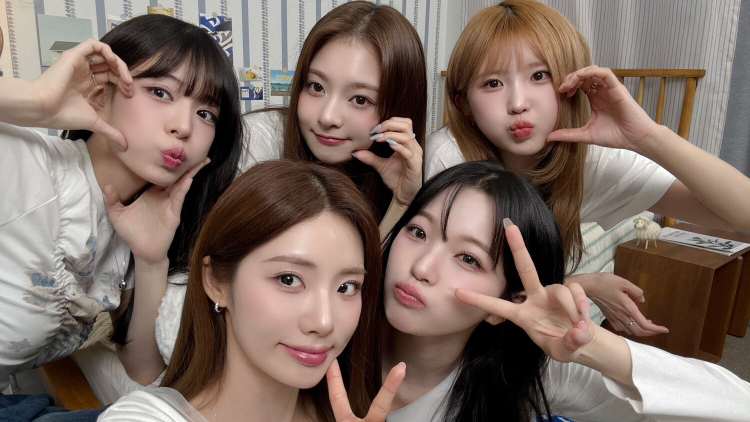
#> input picture numpy/girls.jpg, 1500 x 844 px (shown at 1/2 size)
$ jupyter execute --allow-errors 0202numpy.ipynb
#> lines starting #> are read from the running program, lines starting #| are printed output that depends on the picture
[cell 1]
import numpy as np
import matplotlib.pyplot as plt
import cv2

# image format
# raw 데이터 포맷 비압축
#  - numpy로 바로 편집 가능
# jpeg, png ..... 압축
#    -zip처럼 압축된 이미지

# raw 데이터 포맷
#   gray(H, W), RGB(H, W, C)

[cell 2]
a = np.zeros((4,5), np.uint8)
a[1,2] = 255
plt.imshow(a, cmap='gray')

a[:,1] = 255
plt.imshow(a, cmap='gray')

a[2,:] = 128
plt.imshow(a, cmap='gray')


a[3,[0,2,3]] = 64
plt.imshow(a, cmap='gray')
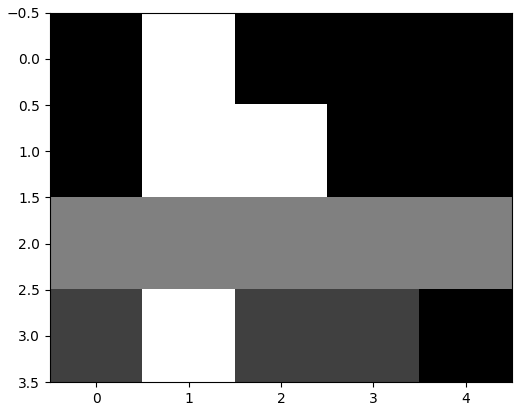
#> figure drawn by matplotlib, 1 panel

[cell 3]
cv2.imwrite('test.jpg', a)

[cell 4]
b = np.array([1,2,3])
b[:] = 100
b[2:] = 10
b[[True, False, True]] = 3
b[[0,1]]

[cell 5]
b = np.array([3,7,2,5,9])

# 짝수만 가져오기?

#boolean indexing
even = b[b % 2 == 0]
print(even)

even = b >=3
b[even]

#list of indexing
# 0 2 3번째
b[[0, 2, 3]]

[cell 6]
a = np.zeros((4,5,3), np.uint8)
a[:,3, 2] = 255
a[0,3, 1] = 255
a[1,:, [0,2]] = 255
a[1,1, [0,1]] = 255


a[2:4, 1:3] = 255
a[[0,2,3], 4] = [255,190, 240]
plt.imshow(a)
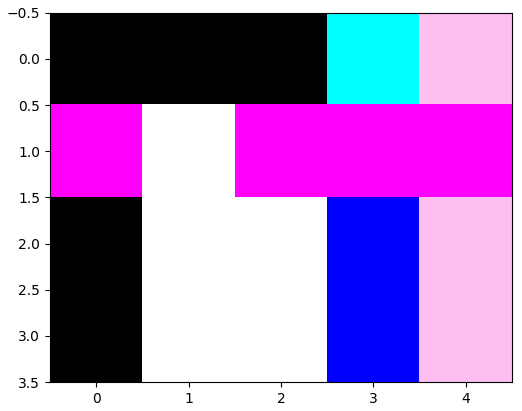
#> figure drawn by matplotlib, 1 panel

[cell 7]
cv2.imwrite('test2.jpg', a)

[cell 8]
b = cv2.imread('test2.jpg')
plt.imshow(b)
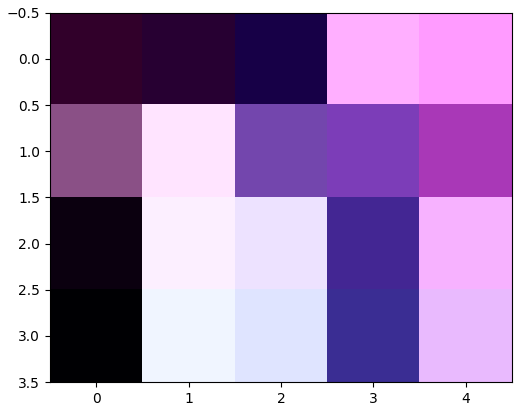
#> figure drawn by matplotlib, 1 panel; B, G, R data is drawn as R, G, B

[cell 9]
import urllib.request

url = "https://cdn.topstarnews.net/news/photo/202506/15692717_1602050_2213.jpg"
urllib.request.urlretrieve(url, "girls.jpg")
#> (this line was passed over: the network is not available in this run)

[cell 10]
image = cv2.imread('girls.jpg')
#> image is the input picture: shape (844, 1500, 3); mean B, G, R 99.5, 108.6, 126.8
plt.imshow(image)

#cv2 -> RGB가 아닌 BGR로 불러옴

[cell 11]
import cv2

cv2.imshow("image", image)
cv2.moveWindow("image", 50, 50)  # x=100, y=100
cv2.waitKey(0)
cv2.destroyAllWindows()

[cell 12]
image = cv2.imread('girls.jpg')
image = cv2.resize(image, None, fx=0.3, fy=0.3)
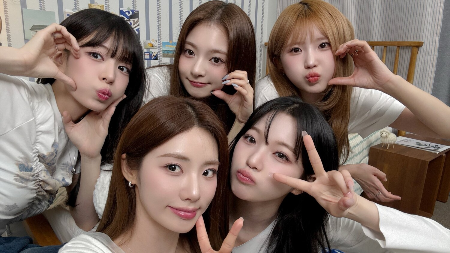
#> image: shape (253, 450, 3); mean B, G, R 99.4, 108.5, 126.7
plt.imshow(image)

[cell 13]
plt.imshow(image[10:100, 150:250])
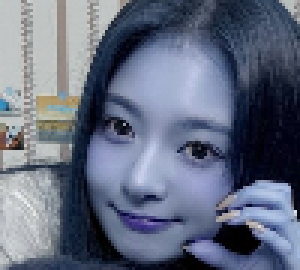
#> shown: shape (90, 100, 3) (shown 3 times larger); mean R, G, B 100.1, 108.3, 127.9

[cell 14]
image = cv2.resize(image, (224, 224))
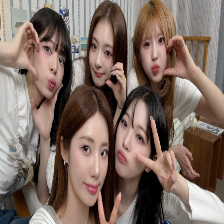
#> image: shape (224, 224, 3); mean B, G, R 99.3, 108.4, 126.6
plt.imshow(image)

[cell 15]
import cv2
import matplotlib.pyplot as plt

image = cv2.imread('girls.jpg')


cropped = image[:, 50:180]
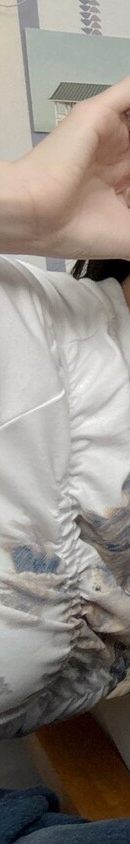
#> cropped: shape (844, 130, 3); mean B, G, R 133.4, 140.3, 147.1

# OpenCV(BGR) → matplotlib(RGB) 변환
cropped_rgb = cv2.cvtColor(cropped, cv2.COLOR_BGR2RGB)

plt.imshow(cropped_rgb)
plt.axis('off')   # 축 제거 (선택)
plt.show()

[cell 16]
#padding

import numpy as np
import matplotlib.pyplot as plt
import cv2

image = cv2.imread('girls.jpg')
h, w, _ = image.shape
#> h = 844; w = 1500

# 정사각형 캔버스 생성
dst = np.zeros((w, w, 3), dtype=np.uint8)
dst[:h, :w] = image
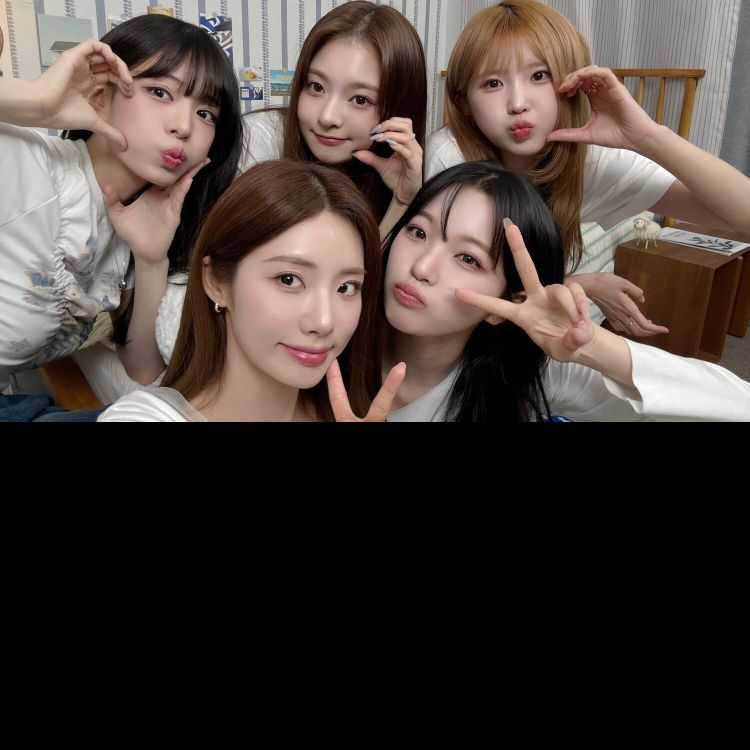
#> dst: shape (1500, 1500, 3) (shown at 1/2 size); mean B, G, R 56, 61.1, 71.4

[cell 17]
# 색상 보정
# element - wise operation 원소별 연산

a = [1, 2, 3, 4]
# b = [3, 5, 7, 9]

import pandas as pd

a = [1, 2, 3, 4]
b = [2*x + 1 for x in a]

print(b)

s = pd.Series(a)
s = s * 2 + 1
s.values

np.array(a) * 2 + 1

[cell 18]
image_rgb = cv2.cvtColor(image, cv2.COLOR_BGR2RGB)
plt.imshow(image_rgb)

dst = image_rgb + 30
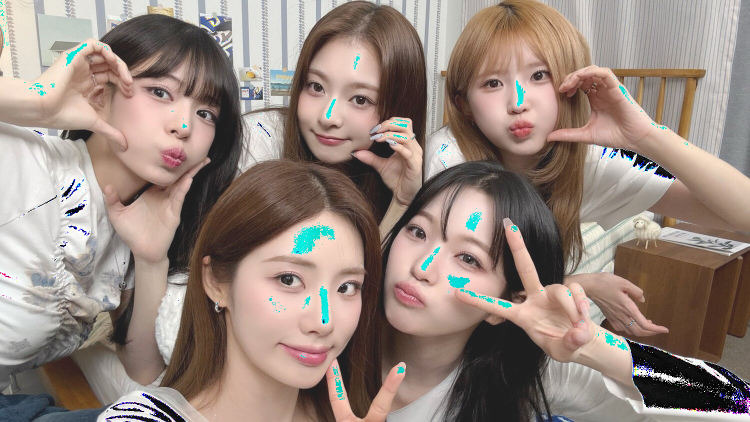
#> dst: shape (844, 1500, 3) (shown at 1/2 size); mean R, G, B 149.7, 133.4, 124.7
plt.imshow(dst)

[cell 19]
a = np.array([0, 128, 255], np.uint8)
a

[cell 20]
f = np.float32(image_rgb)
f = image_rgb - 30
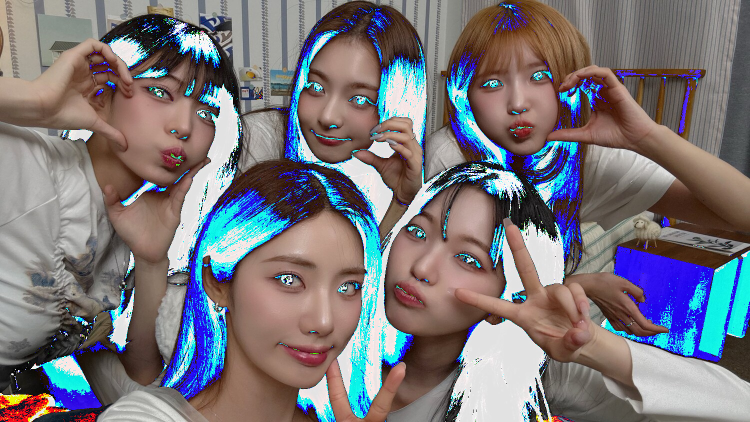
#> f: shape (844, 1500, 3) (shown at 1/2 size); mean R, G, B 121.5, 117.9, 122.9
#f[f > 250] = 255
f = np.clip(f, 0 , 255) #clamp

dst = np.uint(f)
plt.imshow(dst)

$ run again, with numpy/Image.png saved as numpy/girls.jpg
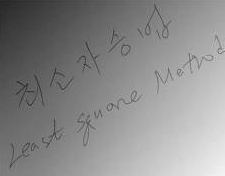
#> input picture numpy/Image.png, 225 x 176 px
#> image is the input picture: shape (176, 225, 3); min 37, max 243, mean 138.2
#> `dst = image_rgb + 30`:
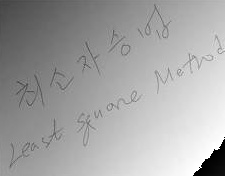
#> dst: shape (176, 225, 3); min 0, max 255, mean 164.3
#> `f = image_rgb - 30`:
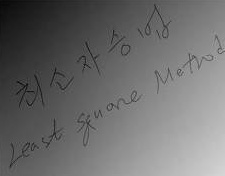
#> f: shape (176, 225, 3); min 7, max 213, mean 108.2
